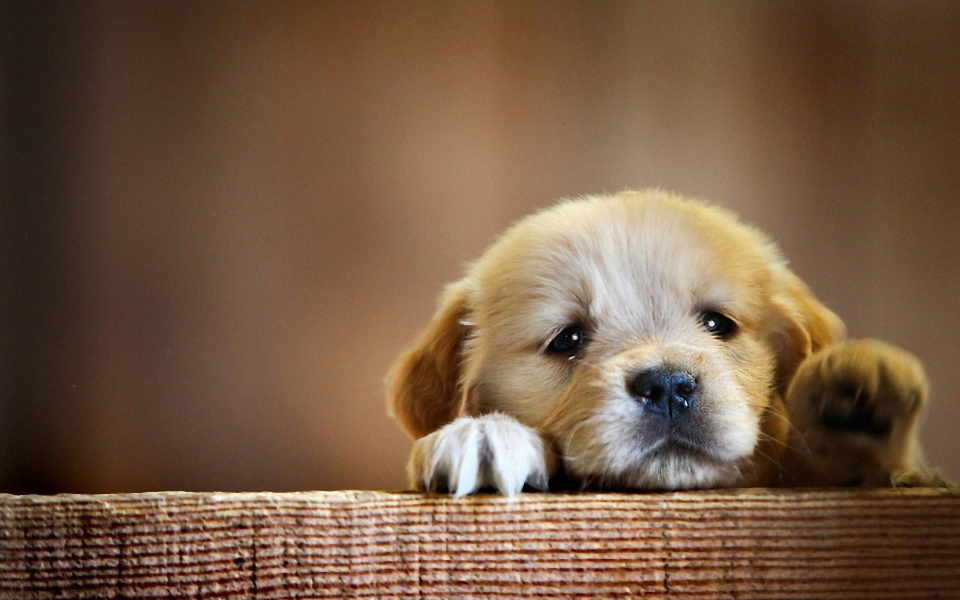
//> input picture test_pics/test.jpg, 1920 x 1200 px (shown at 1/2 size)
$ ./phixel   (built with g++ and OpenCV 4)
//> lines starting //> are read from the running program, lines starting //| are printed output that depends on the picture
#include <opencv2/core/core.hpp>
#include <opencv2/imgcodecs.hpp>
#include <opencv2/highgui/highgui.hpp>
#include "opencv2/imgproc/imgproc.hpp"
#include <iostream>
#include <string>
#include <vector>
#include <stdlib.h>
#include <time.h>
#include <unordered_map>


using namespace cv;
using namespace std;

#define PIXEL_LENGTH 15
#define SINGLE_PIC_LENGTH 120
#define TOLERANCE 8

Mat pixelize(Mat img, int pixelRows, int pixelCols);
Mat pixelizeGrayScale(Mat origin, int pixelRows, int pixelCols);
Mat pixelizeRGB(Mat origin, int pixelRows, int pixelCols);
Mat cutToSquare(Mat mat);
void mapFilesGrayScale(string folderPath, unordered_map<uchar, vector<Mat> >& result);
void mapFilesRGB(string folderPath, unordered_map<string, vector<Mat> >& mapS);

uchar pixelOnePicGrayScale(Mat mat);
string pixelOnePicRGB(Mat mat);

Mat assenble(Mat pixelMat, unordered_map<uchar, vector<Mat> >& mapU);
Mat assenble(Mat pixelMat, unordered_map<string, vector<Mat> >& mapS);

int main( int argc, char** argv )
{
    srand((unsigned)time(NULL));
    string imageName("./test_pics/test.jpg"); // by default
    string folderPath("./test_pics/candidates");
    string writePath("./test_pics/result_g.jpg");
    string mode("gray");
    //mode = gray/color
    if(argc == 1){
        cout << "testing gray mode ..." <<endl;
        Mat img = imread(imageName.c_str(), IMREAD_GRAYSCALE);
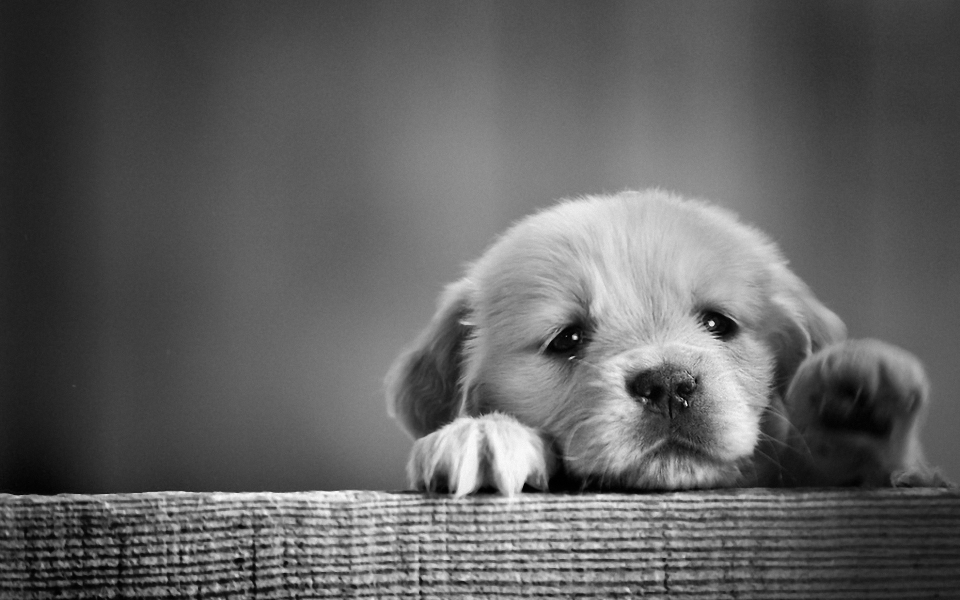
//> img: 1200 rows x 1920 cols, CV_8UC1 (shown at 1/2 size); min 0, max 255, mean 96.5
        if( img.empty()){
            cout <<  "Could not open or find the image" << std::endl ;
            return -1;
        }
        Mat pix = pixelize(img, PIXEL_LENGTH, PIXEL_LENGTH);
        cout <<"After pixelization [colums * rows]: " << pix.size() <<endl;
        unordered_map<uchar, vector<Mat> > mapU;
        mapFilesGrayScale(folderPath, mapU);
        Mat result = assenble(pix, mapU);
        imwrite(writePath, result);
        cout << "The gray mode file has been saved to " << writePath <<endl;


        string writePath = "./test_pics/result_c.jpg";
        cout << "testing color mode ..." <<endl;
        img = imread(imageName.c_str(), IMREAD_COLOR);
        if( img.empty()){
            cout <<  "Could not open or find the image" << std::endl ;
            return -1;
        }
        pix = pixelize(img, PIXEL_LENGTH, PIXEL_LENGTH);
        cout <<"After pixelization [colums * rows]: " << pix.size() <<endl;
        unordered_map<string, vector<Mat> > mapS;
        mapFilesRGB(folderPath, mapS);
        result = assenble(pix, mapS);
        imwrite(writePath, result);
        cout << "The color mode file has been saved to " << writePath <<endl;

        return 1;
    }

    if( argc >= 4)
    {
        imageName = argv[1];
        folderPath = argv[2];
        writePath = argv[3];
        if(argc >= 5){
            mode = argv[4];
            if(mode != "gray" && mode != "color"){
                cout << "Only support gray/color mode" <<endl;
                return -1;
            }
        }
    } else if(argc != 1){
        cout << "Please input: <imageName> <folderPath> <writePath> <mode: gray/color>" <<endl;
        return -1;
    }

    if(mode == "gray"){
        Mat img = imread(imageName.c_str(), IMREAD_GRAYSCALE);
        if( img.empty()){
            cout <<  "Could not open or find the image" << std::endl ;
            return -1;
        }
        Mat pix = pixelize(img, PIXEL_LENGTH, PIXEL_LENGTH);
        cout <<"After pixelization [colums * rows]: " << pix.size() <<endl;
        unordered_map<uchar, vector<Mat> > mapU;
        cout << "reading pics..." <<endl;
        mapFilesGrayScale(folderPath, mapU);
        Mat result = assenble(pix, mapU);
        imwrite(writePath, result);
    }else{
        Mat img = imread(imageName.c_str(), IMREAD_COLOR);
        if( img.empty()){
            cout <<  "Could not open or find the image" << std::endl ;
            return -1;
        }
        Mat pix = pixelize(img, PIXEL_LENGTH, PIXEL_LENGTH);
        cout <<"After pixelization [colums * rows]: " << pix.size() <<endl;
        unordered_map<string, vector<Mat> > mapS;
        cout << "reading pics..." <<endl;
        mapFilesRGB(folderPath, mapS);
        Mat result = assenble(pix, mapS);
        imwrite(writePath, result);
    }
    cout << "The file has been saved to " << writePath <<endl;
    return 0;
}


Mat pixelize(Mat img, int pixelRows, int pixelCols){
    Mat result;
    switch(img.channels()){
        case 1:{
            return pixelizeGrayScale(img, pixelRows, pixelCols);
        }
        case 3:{
            return pixelizeRGB(img, pixelRows, pixelCols);
        }
    }
};


Mat pixelizeGrayScale(Mat origin, int pixelRows, int pixelCols){
//> called with pixelRows = 15, pixelCols = 15
    int COL = origin.cols;
//> COL = 1920
    int ROW = origin.rows;
//> ROW = 1200
    int area = pixelRows * pixelCols;

    int clubRow = ROW/pixelRows;
//> clubRow = 80
    int clubCol = COL/pixelCols;
//> clubCol = 128

    Mat result = Mat::zeros(clubRow, clubCol, CV_8UC1);

    for(int cr = 0; cr < clubRow; ++cr)
        for(int cc = 0; cc < clubCol; ++cc){
            int baseRow = cr * pixelRows;
            int baseCol = cc * pixelCols;
            long sumUp = 0;
            for(int r = 0; r < pixelRows; ++r)
                for(int c = 0; c < pixelCols; ++c){
                    //baseRow + r, baseCol + c
                    uchar* p = origin.ptr<uchar>(baseRow + r);
                    sumUp += (long)p[baseCol + c];
                }
            uchar *p = result.ptr<uchar>(cr);
            p[cc] = (long)sumUp/area;
        }
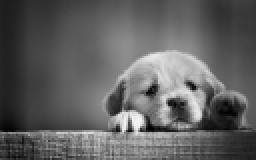
//> result: 80 rows x 128 cols, CV_8UC1 (shown 2 times larger); min 1, max 246, mean 96
//| After pixelization [colums * rows]: [128 x 80]
    return result;
}

// [32 lines left out: function pixelizeRGB, not called in this run]

void mapFilesGrayScale(string folderPath, unordered_map<uchar, vector<Mat> >& result){
//> called with folderPath = "./test_pics/candidates"
    vector<String> filenames;
    glob(folderPath, filenames);
    for(size_t i = 0; i < filenames.size(); ++i){
        Mat m = imread(filenames[i], IMREAD_GRAYSCALE);
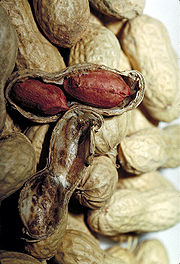
//> input picture test_pics/candidates/n07709046_10378.JPEG, 180 x 264 px
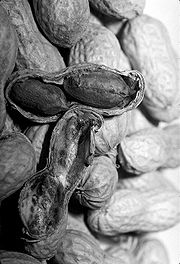
//> m: 264 rows x 180 cols, CV_8UC1; min 0, max 255, mean 132.2
        m = cutToSquare(m);
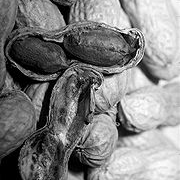
//> m: 180 rows x 180 cols, CV_8UC1; min 0, max 255, mean 129.3
        resize(m, m, Size(SINGLE_PIC_LENGTH, SINGLE_PIC_LENGTH));
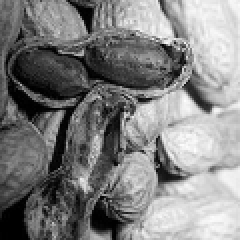
//> m: 120 rows x 120 cols, CV_8UC1 (shown 2 times larger); min 0, max 255, mean 129.2
        result[pixelOnePicGrayScale(m)].push_back(m);
//> the loop in pixelOnePicGrayScale, `for(int row = 0; row < length; ++row)` made 120 passes
//> sumUp on passes 1 to 12: 18597, 37463, 56604, 75659, 94810, 114097, 133825, 153715, 173533, 193394, 213285, 233285
//> after the loop in pixelOnePicGrayScale, `for(int row = 0; row < length; ++row)`: sumUp = 1860765
//> result = 1 item
    }
//> pass 2 of the loop in mapFilesGrayScale, `for(size_t i = 0; i < filenames.size(); ++i)`:
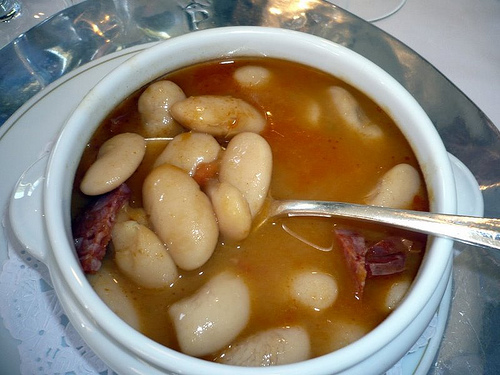
//> input picture test_pics/candidates/n07709046_104.JPEG, 500 x 375 px
//> in mapFilesGrayScale, `Mat m = imread(filenames[i], IMREAD_GRAYSCALE);`:
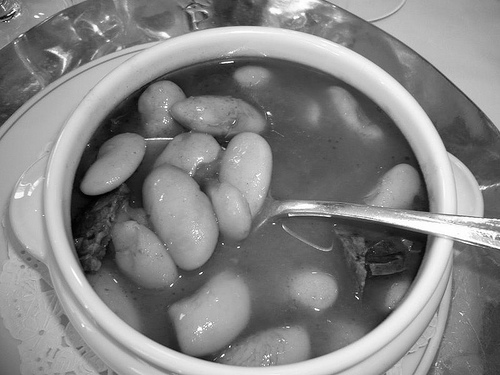
//> m: 375 rows x 500 cols, CV_8UC1; min 0, max 255, mean 132.5
//> in mapFilesGrayScale, `resize(m, m, Size(SINGLE_PIC_LENGTH, SINGLE_PIC_LENGTH));`:
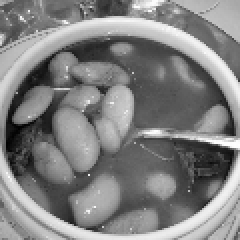
//> m: 120 rows x 120 cols, CV_8UC1 (shown 2 times larger); min 0, max 255, mean 128.6
//> the loop in pixelOnePicGrayScale (call 2), `for(int row = 0; row < length; ++row)` made 120 passes
//> sumUp on passes 1 to 8: 17135, 34062, 50656, 66922, 82546, 98240, 113633, 128560
//> in mapFilesGrayScale, `result[pixelOnePicGrayScale(m)].push_back(m);`: result = 2 items
//> pass 3 of the loop in mapFilesGrayScale, `for(size_t i = 0; i < filenames.size(); ++i)`:
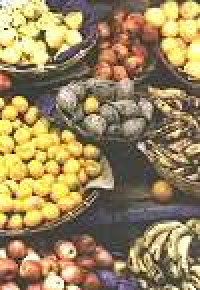
//> input picture test_pics/candidates/n07709046_1079.JPEG, 100 x 145 px (shown 2 times larger)
//> in mapFilesGrayScale, `Mat m = imread(filenames[i], IMREAD_GRAYSCALE);`:
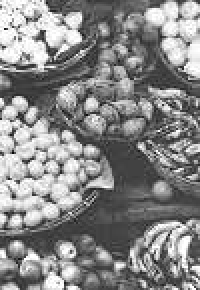
//> m: 145 rows x 100 cols, CV_8UC1 (shown 2 times larger); min 5, max 255, mean 136.1
//> in mapFilesGrayScale, `resize(m, m, Size(SINGLE_PIC_LENGTH, SINGLE_PIC_LENGTH));`:
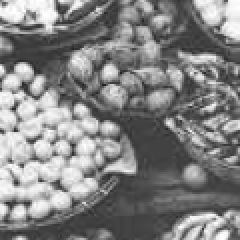
//> m: 120 rows x 120 cols, CV_8UC1 (shown 2 times larger); min 31, max 255, mean 130.8
//> in mapFilesGrayScale, `result[pixelOnePicGrayScale(m)].push_back(m);`: result = 3 items
}

// [11 lines left out: function mapFilesRGB, not called in this run]

Mat cutToSquare(Mat mat){
    int COL = mat.cols;
    int ROW = mat.rows;
    if(COL == ROW)
        return mat;

    if(COL > ROW){
        int offset = (COL - ROW) / 2;
        return mat(Range::all(), Range(offset, offset + ROW));
    }else{
        int offset = (ROW - COL) / 2;
        return mat(Range(offset, offset + COL), Range::all());
    }
};

uchar pixelOnePicGrayScale(Mat mat){
    int length = mat.rows;
    long sumUp = 0;
    for(int row = 0; row < length; ++row){
        uchar* p = mat.ptr<uchar>(row);
        for(int col = 0; col < length; ++col)
            sumUp += (long)p[col];
    }
    return (uchar)(sumUp/(length * length));
};

// [12 lines left out: function ito3s, not called in this run]

string itoRGB(long r, long g, long b){
    return ito3s(r) + ito3s(g) + ito3s(b);
}

// [15 lines left out: function pixelOnePicRGB, not called in this run]


Mat findPic(uchar target, unordered_map<uchar, vector<Mat> >& mapU){
    //0 - 255
    //what about the 0 or 255
    int diff = 0;
    int tolerance = TOLERANCE;
    vector<uchar> result;
    while(tolerance > 0){
        bool flag = true;
        if(target-diff >= 0){
            unordered_map<uchar, vector<Mat> >::iterator it = mapU.find(target-diff);
            if(it != mapU.end()){
                flag = false;
                result.push_back(it->first);
            }
        }
        if(target+diff <= 255){
            unordered_map<uchar, vector<Mat> >::iterator it = mapU.find(target+diff);
            if(it != mapU.end()){
                flag = false;
                result.push_back(it->first);
            }
        }
        ++diff;
        if(!flag) --tolerance;
    }


    int l = 0, r = result.size();

    vector<Mat> v =mapU[result[rand() % (r-l)]];
    return v[rand()%v.size()];
};


Mat assenble(Mat pixelMat, unordered_map<uchar, vector<Mat> >& mapU){
    int pRows = pixelMat.rows;
//> pRows = 80
    int pCols = pixelMat.cols;
//> pCols = 128
//> (the run ends here: the time limit is reached, at `if(!flag) --tolerance;`)
